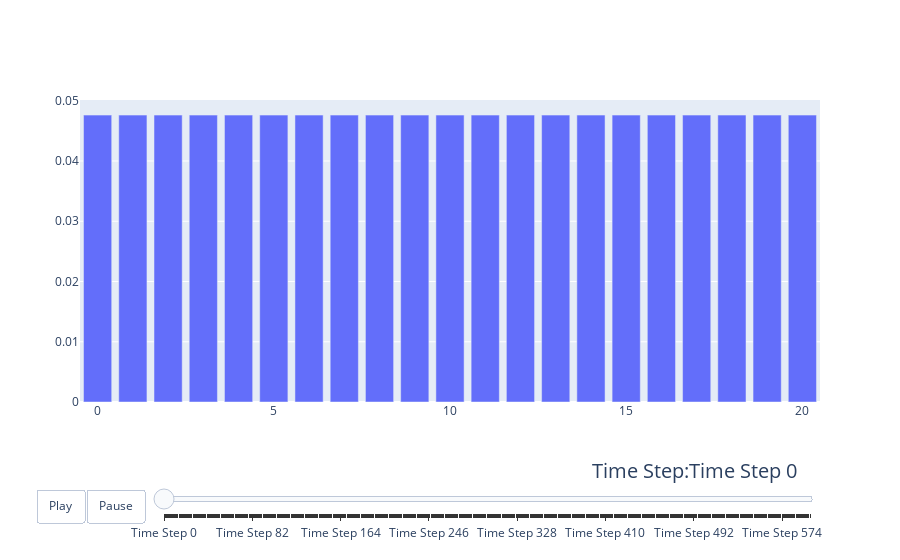

Write notebook code for a chart like this one.
### Code cell
import plotly.graph_objs as go
from plotly.subplots import make_subplots
import numpy as np

# Create your array of probability distributions at different time steps.
# Let's assume you have a list of arrays called `distribution_data`, where each array represents a probability distribution.

# Create a figure with subplots
fig = make_subplots(rows=1, cols=1)

# Set up the initial plot (assuming distribution_data[0] is the initial distribution)
x = np.arange(len(vs[0]))  # Assuming your data is discrete
trace = go.Bar(x=x, y=vs[0], name='Time Step 0')

# Add the trace to the subplot
fig.add_trace(trace, row=1, col=1)

# Define initial animation duration
animation_duration = 100  # 1 second

# Function to update the plot for each frame of the animation
def update(frame):
    # Create a new trace for the current distribution
    new_trace = go.Bar(x=x, y=vs[frame], name=f'Time Step {frame}')

    # Update the subplot with the new trace
    fig.data = [new_trace]

    # Update the title
    fig.update_layout(title=f'Time Step {frame}')

# Create the animation
num_frames = len(vs)

animation_frames = [go.Frame(data=[go.Bar(x=x, y=vs[frame], name=f'Time Step {frame}')],
                            name=f'Time Step {frame}')
                    for frame in range(num_frames)]

fig.frames = animation_frames

# Define the layout for your plot
layout = go.Layout(
    updatemenus=[
        {
            'buttons': [
                {
                    'args': [None, {'frame': {'duration': animation_duration, 'redraw': True}, 'fromcurrent': True}],
                    'label': 'Play',
                    'method': 'animate',
                },
                {
                    'args': [[None], {'frame': {'duration': 0, 'redraw': True}, 'mode': 'immediate', 'transition': {'duration': 0}}],
                    'label': 'Pause',
                    'method': 'animate',
                },
            ],
            'direction': 'left',
            'pad': {'r': 10, 't': 87},
            'showactive': False,
            'type': 'buttons',
            'x': 0.1,
            'xanchor': 'right',
            'y': 0,
            'yanchor': 'top',
        },
    ],
    sliders=[{
        'active': 0,
        'yanchor': 'top',
        'xanchor': 'left',
        'currentvalue': {
            'font': {'size': 20},
            'prefix': 'Time Step:',
            'visible': True,
            'xanchor': 'right',
        },
        'transition': {'duration': 300, 'easing': 'cubic-in-out'},
        'pad': {'b': 10, 't': 50},
        'len': 0.9,
        'x': 0.1,
        'y': 0,
        'steps': [{'args': [[f'Time Step {frame}'], {'frame': {'duration': 0, 'redraw': True}, 'mode': 'immediate'}],
                   'label': f'Time Step {frame}',
                   'method': 'animate'} for frame in range(num_frames)],
    }],
)

fig.update_layout(layout)

# Show the animation
fig.show()
